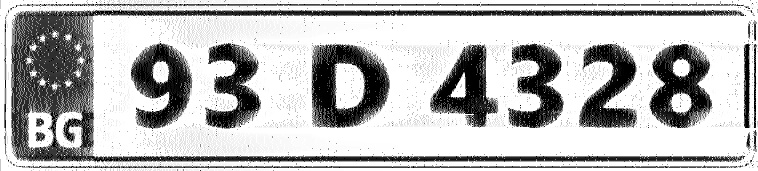
#> input picture results/p4.jpg, 758 x 171 px
$ python ideal_resize_analysis.py
#> lines starting #> are read from the running program, lines starting #| are printed output that depends on the picture; after the words box and inside, x2 and y2 are one past the last pixel; in counts of white or black regions, pixels touching at a corner belong together
import cv2
import numpy as np
import matplotlib.pyplot as plt
import os

# SECTION 1: HELPER FUNCTIONS (from ideal.py)

def segment_characters(image, scale_factor):
    if image is None: return []

    original_padding = 5
    scaled_padding = int(max(1, original_padding * scale_factor))

    orig_y_start, orig_y_end, orig_x_start, orig_x_end = 31, 141, 115, 727
    y_start, y_end = int(orig_y_start * scale_factor), int(orig_y_end * scale_factor)
    x_start, x_end = int(orig_x_start * scale_factor), int(orig_x_end * scale_factor)

    h_img, w_img = image.shape[:2]
    y_end, x_end = min(y_end, h_img), min(x_end, w_img)

    cropped_image = image[y_start:y_end, x_start:x_end]
    if cropped_image.size == 0: return []

    gray = cv2.cvtColor(cropped_image, cv2.COLOR_BGR2GRAY)
    _, thresh = cv2.threshold(gray, 127, 255, cv2.THRESH_BINARY_INV)
    contours, _ = cv2.findContours(thresh, cv2.RETR_EXTERNAL, cv2.CHAIN_APPROX_SIMPLE)

    char_boxes = []
    image_height = cropped_image.shape[0]
    for c in contours:
        (x, y, w, h) = cv2.boundingRect(c)
        if h != 0 and (h > 0.4 * image_height) and ((w/h) < 1.2):
            char_boxes.append((x, y, w, h))

    char_boxes = sorted(char_boxes, key=lambda box: box[0])
    character_images = []
    for box in char_boxes:
        x, y, w, h = box
        char_thresh_tight = thresh[y:y+h, x:x+w]
        char_thresh_padded = cv2.copyMakeBorder(char_thresh_tight, scaled_padding, scaled_padding, scaled_padding, scaled_padding, cv2.BORDER_CONSTANT, value=0)
        character_images.append({'thresh': char_thresh_padded})

    return character_images

def recognize_plate(character_images, template_dir='numbers'):

    if not character_images: return "", 0.0

    templates = {}
    script_dir = os.path.dirname(os.path.abspath(__file__))
    full_template_dir = os.path.join(script_dir, template_dir)
    for filename in os.listdir(full_template_dir):
        if filename.endswith('.jpg'):
            char_name = os.path.splitext(filename)[0]
            template_path = os.path.join(full_template_dir, filename)
            template_gray = cv2.imread(template_path, cv2.IMREAD_GRAYSCALE)
            _, template_binary = cv2.threshold(template_gray, 127, 255, cv2.THRESH_BINARY_INV)
            templates[char_name] = template_binary

    final_plate_text, correlation_scores = "", []

    for image_data in character_images:
        char_image = image_data['thresh']
        best_match_char, max_corr_value = None, -1.0
        h_char, w_char = char_image.shape

        for char_name, template_img_orig in templates.items():
            resized_template = cv2.resize(template_img_orig, (w_char, h_char))
            result = cv2.matchTemplate(char_image, resized_template, cv2.TM_CCOEFF_NORMED)
            corr_value = result[0][0]
            if corr_value > max_corr_value:
                max_corr_value, best_match_char = corr_value, char_name

        if best_match_char:
            final_plate_text += best_match_char
            correlation_scores.append(max_corr_value)

    return final_plate_text, (np.mean(correlation_scores) if correlation_scores else 0.0)


# SECTION 2: VISUALIZATION FUNCTIONS

def visualize_downsampling_methods(original_image, failing_rate):
    """Compares the two down-sampling methods (Subsampling vs. Resizing)."""

    print(f"\nVisualizing the difference between Subsampling and Resizing at rate 1-in-{failing_rate}...")
    subsampled_image = original_image[::failing_rate, ::failing_rate]
    h, w = subsampled_image.shape[:2]
    resized_image = cv2.resize(original_image, (w, h), interpolation=cv2.INTER_AREA)

    plt.figure(figsize=(12, 6))
    plt.subplot(1, 2, 1)
    plt.imshow(cv2.cvtColor(subsampled_image, cv2.COLOR_BGR2RGB))
    plt.title(f"Subsampled Method (Pixel Skipping)\nDimensions: {w}x{h}")
    plt.axis('off')
    plt.subplot(1, 2, 2)
    plt.imshow(cv2.cvtColor(resized_image, cv2.COLOR_BGR2RGB))
    plt.title(f"Resize Method (Open CV library)\nDimensions: {w}x{h}")
    plt.axis('off')
    plt.suptitle(f"Down-sampling Method Comparison at Failure Rate (1 in {failing_rate})")
    plt.show()

# [53 lines left out: function visualize_failing_character, not called in this run]

# SECTION 3: MAIN ANALYSIS SCRIPT
def analyze_plate_subsampling():
    """Main analysis function using the final, correct methodology."""
    script_dir = os.path.dirname(os.path.abspath(__file__))
    image_file_path = os.path.join(script_dir, 'results/p4.jpg')
    original_image = cv2.imread(image_file_path)
#> original_image is the input picture: shape (171, 758, 3); min 0, max 255, mean 185.1
    if original_image is None: return

    print("Step 1: Establishing dynamic ground truth...")
    full_res_chars = segment_characters(original_image, scale_factor=1.0)
#> in segment_characters, `_, thresh = cv2.threshold(gray, 127, 255, cv2.THRESH_BINARY_INV)`:
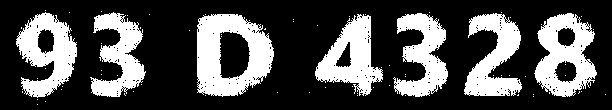
#> thresh: shape (110, 612); 30.3% white; 73 white regions (66 under 20 px)
#> in segment_characters, `contours, _ = cv2.findContours(thresh, cv2.RETR_EXTERNAL, cv2.CHAIN_AP..`: contours = 69 contours, 62 with area under 20; largest, box (x1, y1, x2, y2) and area: (197, 14, 274, 97) 5083, (534, 13, 597, 97) 3584, (16, 12, 77, 98) 3038, (315, 14, 383, 96) 2820, (464, 13, 522, 96) 2566, (393, 13, 448, 97) 2397, (90, 12, 146, 97) 2317
#> the loop in segment_characters, `for c in contours:` made 69 passes
#> (x, y, w, h) on passes 1, 2, 3, 4, 5, 6, 7, 8, 9, 11, 14, 15: (37, 104, 1, 1), (45, 101, 1, 1), (37, 99, 1, 1), (533, 96, 1, 1), (405, 95, 1, 1), (357, 95, 1, 1), (205, 95, 1, 1), (605, 94, 1, 1), (533, 94, 1, 1), (357, 93, 1, 1), (309, 92, 1, 1), (277, 92, 1, 1)
#> (c, x, y, w, h) on passes 10, 12, 13, 17, 19, 43: ([[518, 94], [517, 95], [518, 95]], 517, 94, 2, 2), ([[124, 93], [124, 94], [125, 95], [124, 94]], 124, 93, 2, 3), ([[549, 92], [549, 93]], 549, 92, 1, 2), ([[579, 91], [579, 92], [578, 93], [579, 92]], 578, 91, 2, 3), ([[22, 91], [22, 92]], 22, 91, 1, 2), ([[265, 28], [264, 29], [265, 29]], 264, 28, 2, 2)
#> after the loop in segment_characters, `for c in contours:`: char_boxes = [(315, 14, 68, 82), (197, 14, 77, 83), (534, 13, 63, 84), (464, 13, 58, 83), (393, 13, 55, 84), (90, 12, 56, 85), (16, 12, 61, 86)]
#> in segment_characters, `char_boxes = sorted(char_boxes, key=lambda box: box[0])`: char_boxes = [(16, 12, 61, 86), (90, 12, 56, 85), (197, 14, 77, 83), (315, 14, 68, 82), (393, 13, 55, 84), (464, 13, 58, 83), (534, 13, 63, 84)]
#> the loop in segment_characters, `for box in char_boxes:` made 7 passes
#> pass 1, in segment_characters, `char_thresh_padded = cv2.copyMakeBorder(char_thresh_tight, scaled_padd..`:
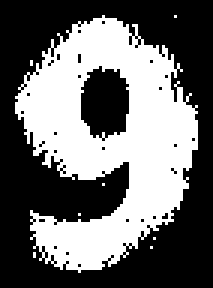
#> char_thresh_padded: shape (96, 71) (shown 3 times larger); 42% white; 8 white regions (7 under 20 px), largest, box (x1, y1, x2, y2) and area: (5, 5, 66, 91) 2857
#> after the loop in segment_characters, `for box in char_boxes:`: char_thresh_tight: shape (84, 63); 58.2% white; 37 black regions (31 under 20 px), largest, box (x1, y1, x2, y2) and area: (38, 0, 63, 59) 548, (0, 0, 33, 60) 537, (20, 48, 43, 70) 339, (36, 62, 63, 84) 282, (24, 15, 41, 33) 253, (0, 61, 28, 84) 212
#> after the loop in segment_characters, `for box in char_boxes:`: character_images = 7 items
#> full_res_chars = 7 items
    ground_truth_plate, _ = recognize_plate(full_res_chars)
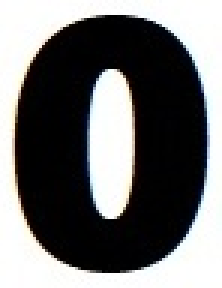
#> input picture numbers/0.jpg, 74 x 96 px (shown 3 times larger)
#> in recognize_plate, `_, template_binary = cv2.threshold(template_gray, 127, 255, cv2.THRESH..`:
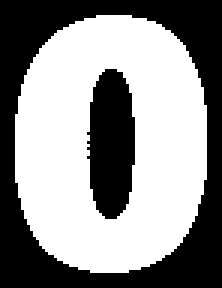
#> template_binary: shape (96, 74) (shown 3 times larger); 55.9% white; 2 black regions, box (x1, y1, x2, y2) and area: (0, 0, 74, 96) 2498, (29, 23, 45, 73) 636
#> the loop in recognize_plate, `for image_data in character_images:` made 7 passes
#> (h_char, w_char, final_plate_text) on passes 1 to 7: (96, 71, '0'), (95, 66, '00'), (93, 87, '000'), (92, 78, '0000'), (94, 65, '00000'), (93, 68, '000000'), (94, 73, '0000000')
#> after the loop in recognize_plate, `for image_data in character_images:`:
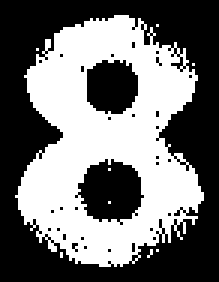
#> char_image: shape (94, 73) (shown 3 times larger); 44.9% white; 9 white regions (8 under 20 px), largest, box (x1, y1, x2, y2) and area: (5, 5, 68, 89) 3067
#> after the loop in recognize_plate, `for image_data in character_images:`: correlation_scores = [0.626, 0.396, 0.655, 0.37, 0.453, 0.415, 0.637]
#> ground_truth_plate = '0000000'
    if not ground_truth_plate:
        print("Fatal Error: Could not set ground truth.")
        return
    print(f"-> Dynamic Ground Truth established as: '{ground_truth_plate}'.\n")
#| -> Dynamic Ground Truth established as: '0000000'.

    print("Step 2: Analyzing effects of plate subsampling...")
    subsample_rates = range(1, 21)
    results = []
    for rate in subsample_rates:
        subsampled_image = original_image[::rate, ::rate]
        scale_factor = 1.0 / rate
        segmented_chars = segment_characters(subsampled_image, scale_factor=scale_factor)
#> the loop in segment_characters (call 2), `for c in contours:` made 69 passes
#> after the loop in segment_characters (call 2), `for c in contours:`: char_boxes = [(315, 14, 68, 82), (197, 14, 77, 83), (534, 13, 63, 84), (464, 13, 58, 83), (393, 13, 55, 84), (90, 12, 56, 85), (16, 12, 61, 86)]
#> in segment_characters (call 2), `char_boxes = sorted(char_boxes, key=lambda box: box[0])`: char_boxes = [(16, 12, 61, 86), (90, 12, 56, 85), (197, 14, 77, 83), (315, 14, 68, 82), (393, 13, 55, 84), (464, 13, 58, 83), (534, 13, 63, 84)]
#> the loop in segment_characters (call 2), `for box in char_boxes:` made 7 passes
#> pass 3, in segment_characters (call 2), `char_thresh_tight = thresh[y:y+h, x:x+w]`:
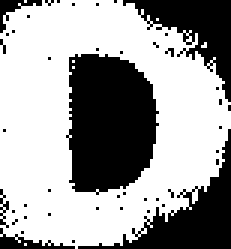
#> char_thresh_tight: shape (83, 77) (shown 3 times larger); 62.7% white; 45 black regions (40 under 20 px), largest, box (x1, y1, x2, y2) and area: (22, 18, 53, 65) 1156, (26, 43, 77, 83) 565, (41, 0, 77, 34) 475, (0, 76, 25, 83) 64, (0, 0, 14, 11) 49
#> segmented_chars = 7 items
        recognized_text, avg_corr = recognize_plate(segmented_chars)
#> the loop in recognize_plate (call 2), `for image_data in character_images:` made 7 passes
#> recognized_text = '0000000'; avg_corr = 0.507
        is_correct = 1 if recognized_text == ground_truth_plate else 0
#> is_correct = 1
        results.append({"rate": rate, "recognized_text": recognized_text, "is_correct": is_correct, "avg_correlation": avg_corr})

    print("\n--- Subsampling Analysis Results ---")
    print(f"{'Rate (1 in N)':<15} | {'Recognized Plate':<20} | {'Avg. Correlation':<20} | {'Correct?':<10}")
    print("-" * 75)
    for res in results:
        correct_str = "Yes" if res['is_correct'] else "No"
        recognized_text = res['recognized_text'] if res['recognized_text'] else "N/A"
        print(f"{res['rate']:<15} | {recognized_text:<20} | {res['avg_correlation']:.4f}{'':<14} | {correct_str:<10}")

    # Step 3: Find failure point and visualize it
    first_failing_rate = None
    for i, res in enumerate(results):
        if not res['is_correct'] and i > 0 and results[i-1]['is_correct']:
            first_failing_rate = res['rate']

            failed_result = results[i]
            recognized_text = failed_result['recognized_text']
            failing_char_index = -1
            for char_idx in range(len(ground_truth_plate)):
                if char_idx >= len(recognized_text) or ground_truth_plate[char_idx] != recognized_text[char_idx]:
                    failing_char_index = char_idx
                    break

            print(f"\n-> Failure point identified at 1-in-{first_failing_rate} pixels. Generating comparison plots...")
            visualize_downsampling_methods(original_image, first_failing_rate)

            if failing_char_index != -1:
                true_char = ground_truth_plate[failing_char_index]
                read_as = recognized_text[failing_char_index] if failing_char_index < len(recognized_text) else 'N/A'
                print(f"-> The character '{true_char}' at index {failing_char_index} was misread as '{read_as}'.")
                if read_as != 'N/A':
                    visualize_failing_character(original_image, first_failing_rate, ground_truth_plate, failing_char_index, read_as)

            break

    # Step 4: Plot final performance graph
    rates, accuracies, correlations = [r['rate'] for r in results], [r['is_correct'] for r in results], [r['avg_correlation'] for r in results]
    fig, ax1 = plt.subplots(figsize=(12, 6))
    plt.title('Recognition Performance vs. Plate Subsampling Rate')
    ax1.set_xlabel('Subsampling Rate (N, where 1 in N pixels is taken)')
    ax1.set_ylabel('Recognition Accuracy (1 = Correct, 0 = Incorrect)', color='tab:blue')
    ax1.plot(rates, accuracies, 'o-')
    ax1.tick_params(axis='y', labelcolor='tab:blue')
    ax1.set_ylim(-0.1, 1.1)
    ax2 = ax1.twinx()
    ax2.set_ylabel('Average Character Correlation Score', color='tab:red')
    ax2.plot(rates, correlations, 's--', color='tab:red')
    ax2.tick_params(axis='y', labelcolor='tab:red')
    plt.xticks(rates)
    plt.grid(True, linestyle='--')
    fig.tight_layout()
    plt.show()
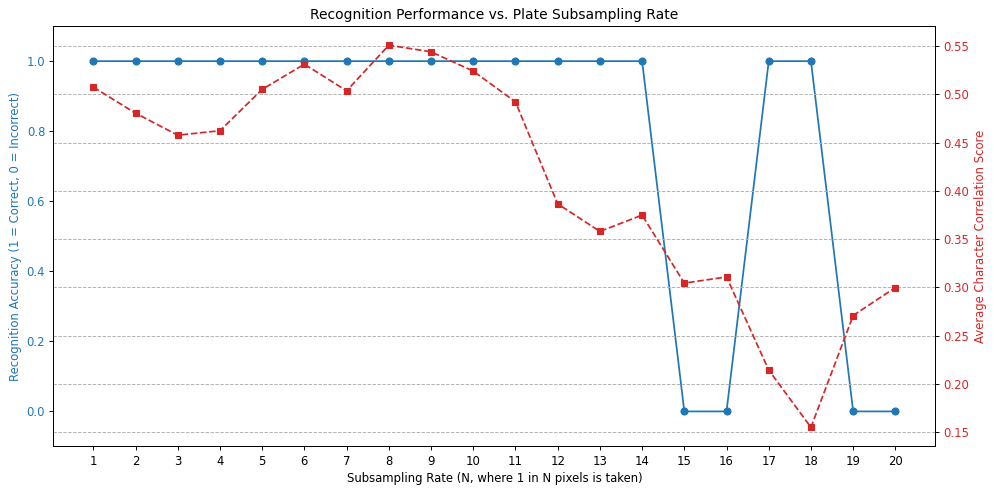
#> figure drawn by matplotlib, 2 panels; panel 1: curve peaks at x = 1, y = 1; panel 2: curve peaks at x = 8, y = 0.551


analyze_plate_subsampling()
